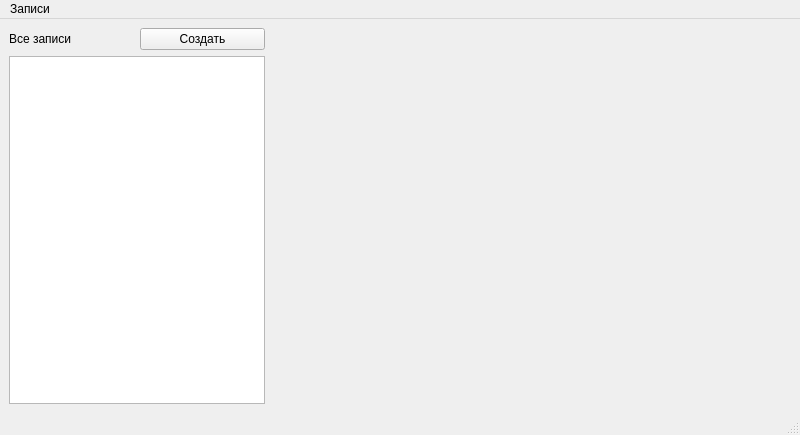
<?xml version="1.0" encoding="UTF-8"?>
<ui version="4.0">
 <class>OrganizerForm</class>
 <widget class="QMainWindow" name="OrganizerForm">
  <property name="geometry">
   <rect>
    <x>0</x>
    <y>0</y>
    <width>800</width>
    <height>435</height>
   </rect>
  </property>
  <property name="windowTitle">
   <string>Органайзер</string>
  </property>
  <widget class="QWidget" name="centralwidget">
   <layout class="QGridLayout" name="gridLayout">
    <item row="2" column="1">
     <spacer name="horizontalSpacer">
      <property name="orientation">
       <enum>Qt::Horizontal</enum>
      </property>
      <property name="sizeHint" stdset="0">
       <size>
        <width>40</width>
        <height>20</height>
       </size>
      </property>
     </spacer>
    </item>
    <item row="0" column="0" rowspan="3">
     <layout class="QGridLayout" name="left_panel">
      <item row="0" column="1">
       <widget class="QPushButton" name="pb_create">
        <property name="text">
         <string>Создать</string>
        </property>
       </widget>
      </item>
      <item row="0" column="0">
       <widget class="QLabel" name="lbl_all_records">
        <property name="text">
         <string>Все записи</string>
        </property>
        <property name="alignment">
         <set>Qt::AlignLeading|Qt::AlignLeft|Qt::AlignVCenter</set>
        </property>
       </widget>
      </item>
      <item row="2" column="0" colspan="2">
       <widget class="QTableWidget" name="tw_records">
        <property name="enabled">
         <bool>true</bool>
        </property>
        <attribute name="horizontalHeaderVisible">
         <bool>false</bool>
        </attribute>
       </widget>
      </item>
     </layout>
    </item>
    <item row="0" column="1">
     <layout class="QGridLayout" name="record"/>
    </item>
    <item row="1" column="1">
     <spacer name="verticalSpacer">
      <property name="orientation">
       <enum>Qt::Vertical</enum>
      </property>
      <property name="sizeHint" stdset="0">
       <size>
        <width>20</width>
        <height>40</height>
       </size>
      </property>
     </spacer>
    </item>
   </layout>
  </widget>
  <widget class="QMenuBar" name="menubar">
   <property name="geometry">
    <rect>
     <x>0</x>
     <y>0</y>
     <width>800</width>
     <height>21</height>
    </rect>
   </property>
   <widget class="QMenu" name="filters">
    <property name="title">
     <string>Записи</string>
    </property>
    <addaction name="filter_all"/>
    <addaction name="filter_reminders"/>
    <addaction name="filter_tasks"/>
    <addaction name="filter_notes"/>
   </widget>
   <addaction name="filters"/>
  </widget>
  <widget class="QStatusBar" name="statusbar"/>
  <action name="filter_all">
   <property name="text">
    <string>Все записи</string>
   </property>
  </action>
  <action name="filter_reminders">
   <property name="text">
    <string>Напоминания</string>
   </property>
  </action>
  <action name="filter_tasks">
   <property name="text">
    <string>Задачи</string>
   </property>
  </action>
  <action name="filter_notes">
   <property name="text">
    <string>Заметки</string>
   </property>
  </action>
 </widget>
 <resources/>
 <connections/>
</ui>
